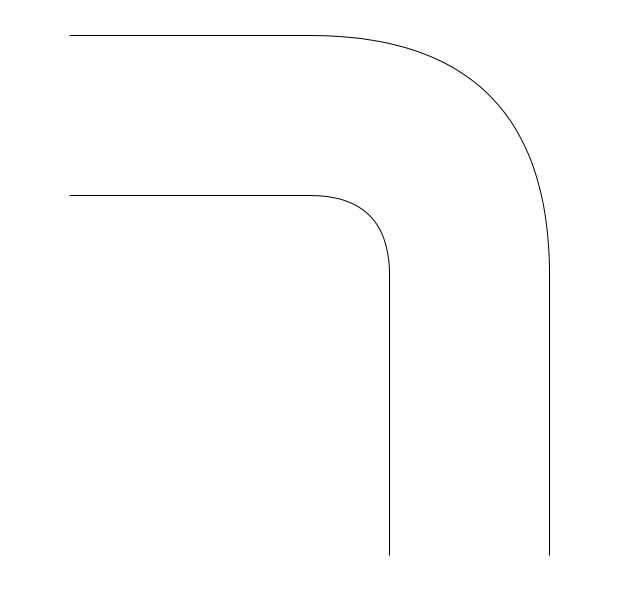
#> input picture turning_pictures/draw.io_curved_image_1.png, 1254 x 1218 px (shown at 1/2 size)
$ python turning_detection_contours.py
#> lines starting #> are read from the running program, lines starting #| are printed output that depends on the picture; after the words box and inside, x2 and y2 are one past the last pixel; in counts of white or black regions, pixels touching at a corner belong together
import cv2
import matplotlib.pyplot as plt

# read the image
image = cv2.imread("turning_pictures/draw.io_curved_image_1.png")
#> image is the input picture: shape (1218, 1254, 3); min 0, max 255, mean 254
# convert to RGB
image = cv2.cvtColor(image, cv2.COLOR_BGR2RGB)
# convert to grayscale
gray = cv2.cvtColor(image, cv2.COLOR_RGB2GRAY)
# create a binary thresholded image
_, binary = cv2.threshold(gray, 225, 255, cv2.THRESH_BINARY_INV)
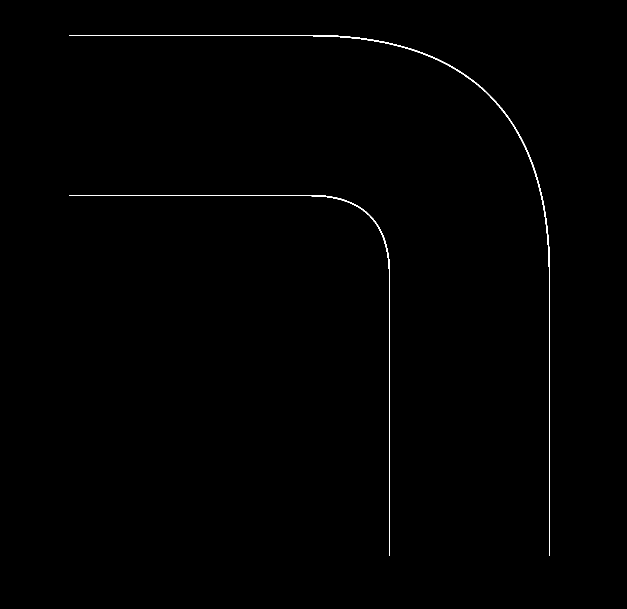
#> binary: shape (1218, 1254) (shown at 1/2 size); 0.46% white in thin lines or dots, all inside (x1, y1, x2, y2) = (139, 70, 1100, 1111)
# find the contours from the thresholded image
contours, hierarchy = cv2.findContours(binary, cv2.RETR_TREE, cv2.CHAIN_APPROX_SIMPLE)
#> contours = 2 contours; box (x1, y1, x2, y2) and area: (139, 70, 1100, 1111) 2438, (139, 390, 780, 1111) 1497

# # get the boundinge rectangles of the top and bottom contours
# bounding_rects = [cv2.boundingRect(c) for c in contours]
# # sort the bounding rectangles from left to right
# bounding_rects = sorted(bounding_rects, key=lambda x: x[0])

# get the midpoints between each corresponding point of the top and bottom contours
midpoints = []
for i in range(len(contours[0])):
    x1, y1 = contours[0][i][0]
    x2, y2 = contours[1][i][0]
    midpoints.append(((x1 + x2) // 2, (y1 + y2) // 2))
#> this loop made 220 passes
#> (x1, y1, x2, y2) on passes 1 to 3: (139, 390, 139, 70), (139, 391, 139, 71), (622, 391, 625, 71)
#> after the loop, midpoints = 220 pairs, first value 139 to 869, second value 230 to 618

# draw the center line using the midpoints
for i in range(len(midpoints)-1):
    x1, y1 = midpoints[i]
    x2, y2 = midpoints[i+1]
    image = cv2.line(image, (x1, y1), (x2, y2), (255, 0, 0), 2)
#> this loop made 219 passes
#> (x1, y1, x2, y2) on passes 1 to 3: (139, 230, 139, 231), (139, 231, 623, 231), (623, 231, 624, 232)
#> pass 2, `image = cv2.line(image, (x1, y1), (x2, y2), (255, 0, 0), 2)`:
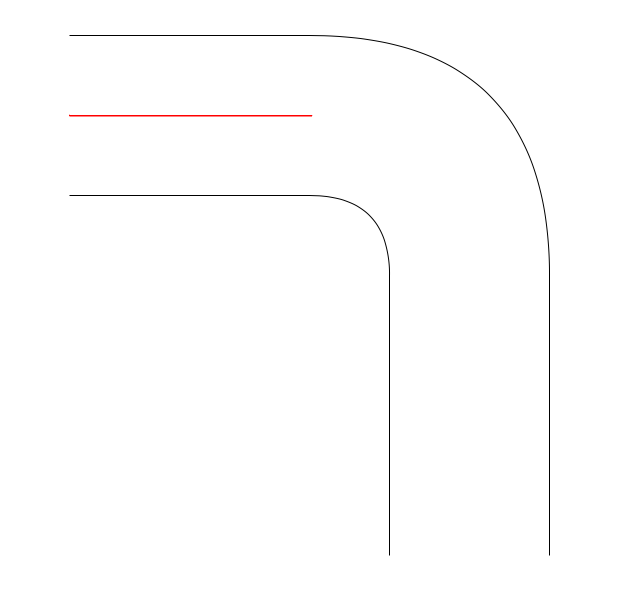
#> image: shape (1218, 1254, 3) (shown at 1/2 size); mean R, G, B 254, 253.7, 253.7
#> after the loop:
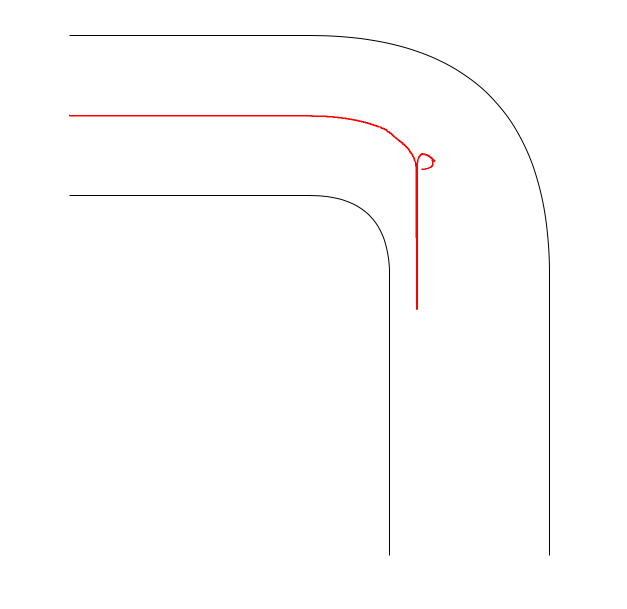
#> image: shape (1218, 1254, 3) (shown at 1/2 size); mean R, G, B 254, 253.3, 253.3

# show the image with the center line using matplotlib
plt.imshow(image)
plt.show()
